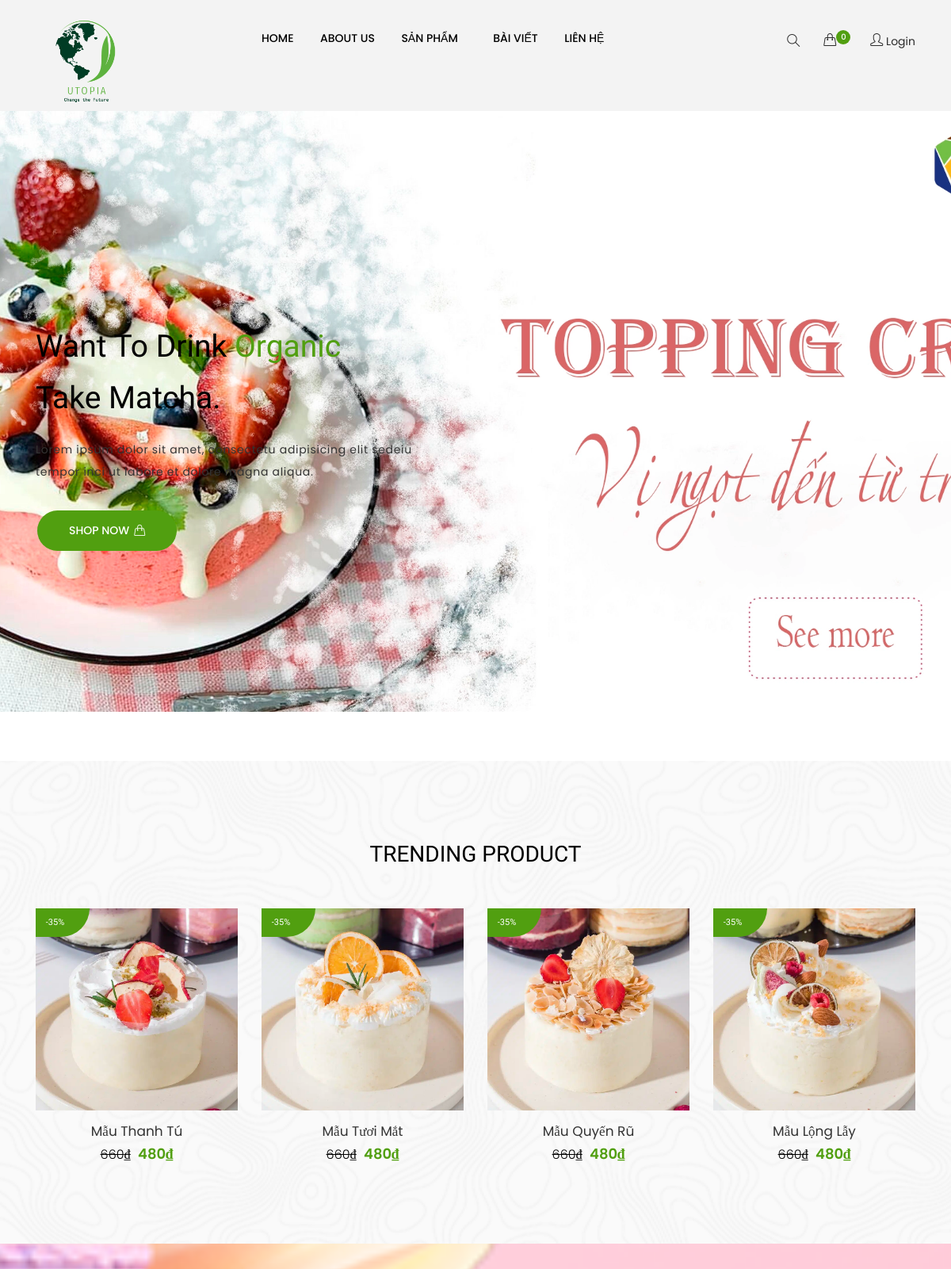
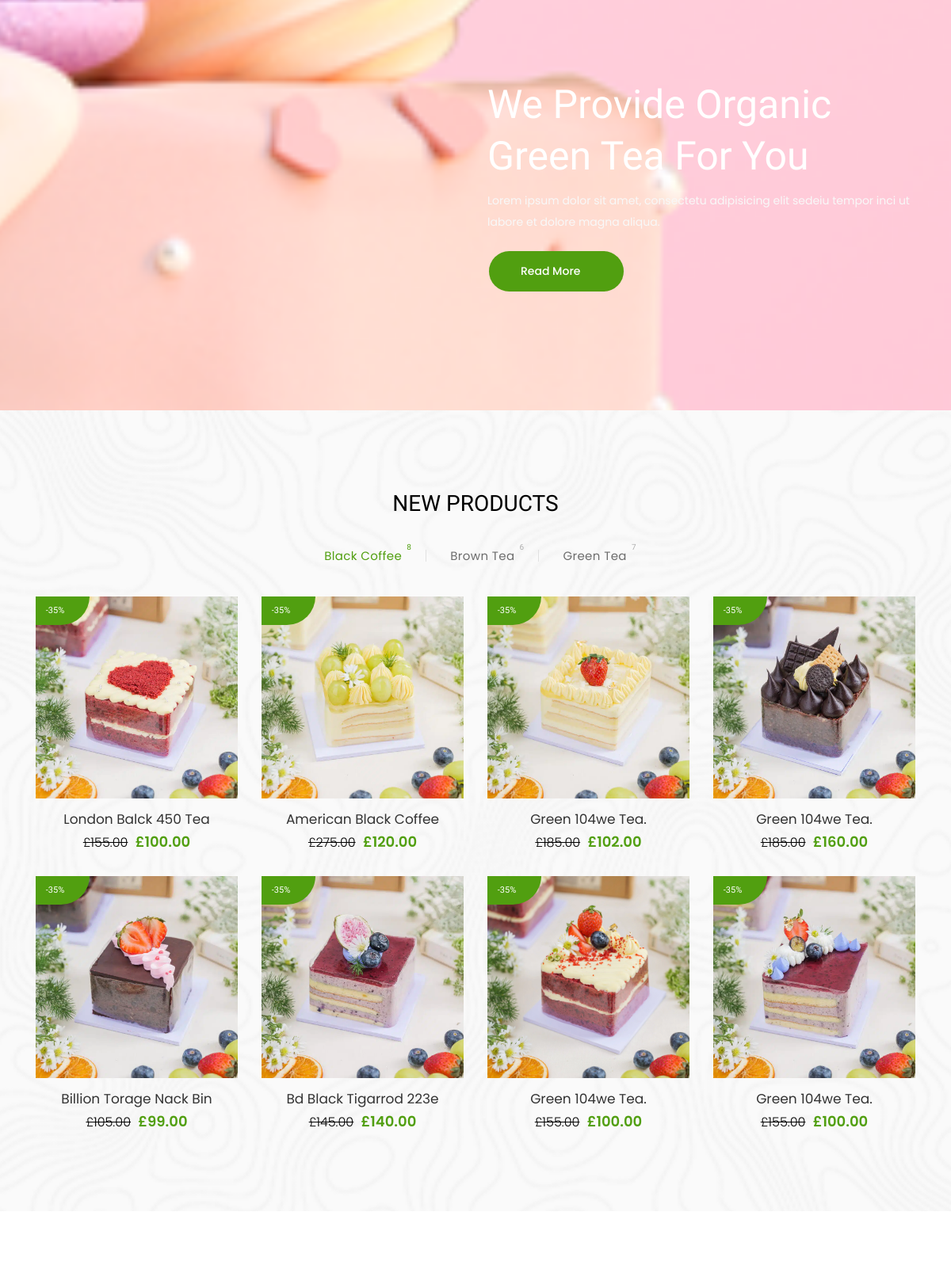
The page / (upper part) on the database its author committed (2 pictures, top to bottom).
### tables this page shows
CREATE TABLE `sanpham` (
  `id` int(11) NOT NULL,
  `name` varchar(50) DEFAULT NULL,
  `pri_old` int(11) NOT NULL,
  `pri_new` int(11) NOT NULL,
  `mota` varchar(250) NOT NULL,
  `img1` text NOT NULL,
  `img2` text NOT NULL,
  `luotxem` int(11) NOT NULL,
  `iddm` int(11) NOT NULL
);

### views/home.php (the view, shortened to what the rows shown need)
<head>
    <link rel="stylesheet" href="../stylesheet/css/thongbao.css">
</head>
<div class="slider-main-area">
    <div class="slider-active owl-carousel">
        <div class="slider-wrapper" style="background-image: url(img/slider/slider-1.jpg)">
            <div class="container">
                <div class="row">
                    <div class="col-lg-6 offset-lg-1 col-xl-6 offset-xl-0 col-md-8">
                        <div class="slider-text-info slider-text-animation">
                            <h1>
                                Want to Drink <span> Organic </span> <br/>take matcha.
                            </h1>
                        </div>
                    </div>
                </div>
            </div>
        </div>
    </div>
</div>
<div class="product-area section-bg ptb-100">
    <div class="container">
        <div class="row">
            <div class="col">
                <div class="section-title text-center">
                    <h2 class="titel">Trending PRODUCT</h2>
                </div>
            </div>
        </div>
        <div class="row">
            <?php
            foreach ($dstop4 as $sp) {
                extract($sp);
                $linksp = "index.php?act=ctsp&idsp=" . $id;
                $hinh1 = $img_path . $img1;
                $hinh2 = $img_path . $img2;
                echo '
            <div class="col-lg-3 col-md-6">
                <div class="single-product-wrap">
                    <div class="product-thum">
                        <a href="' . $linksp . '">
                            <img class="primary-image" src="' . $hinh1 . '" alt="" />
                            <img class="secondary-image" src="' . $hinh2 . '" alt="" />
                        </a>
                        <span>-35%</span>
                        <div class="product-action">
                            <a href="#" class="add-to-cart-btn"><i class="icon-basket icons"></i></a>
                            <a href="#" class="compare-btn">
                                <i class="icon-tag icons"></i></a>
                            <a href="#" class="add-to-wishlist-btn"><i class="icon-heart icons"></i></a>
                        </div>
                    </div>
                    <div class="product-info text-center">
                        <a href="' . $linksp . '">
                            <h3>' . $name . '</h3>
                        </a>
                        <div class="price-box">
                            <span class="old-price">' . number_format($pri_old, 0, ',', '.') . '₫</span>
                            <span class="new-price">' . number_format($pri_new, 0, ',', '.') . '₫</span>
                        </div>
                    </div>
                </div>
            </div>';
            }
            ?>
        </div>
    </div>
</div>
    <div class="product-area section-bg ptb-100">
        <div class="container">
            <div class="row">
                <div class="col">
                    <div class="section-title text-center">
                        <h2 class="titel-2">New Products</h2>
                    </div>
                </div>
            </div>
        </div>
    </div>

### rows shown on the page
sanpham: img1 (picture), name "Mẫu Thanh Tú", pri_old "660", pri_new "480"
sanpham: img1 (picture), name "Mẫu Tươi Mắt", pri_old "660", pri_new "480"
sanpham: img1 (picture), name "Mẫu Quyến Rũ", pri_old "660", pri_new "480"
sanpham: img1 (picture), name "Mẫu Lộng Lẫy", pri_old "660", pri_new "480"
